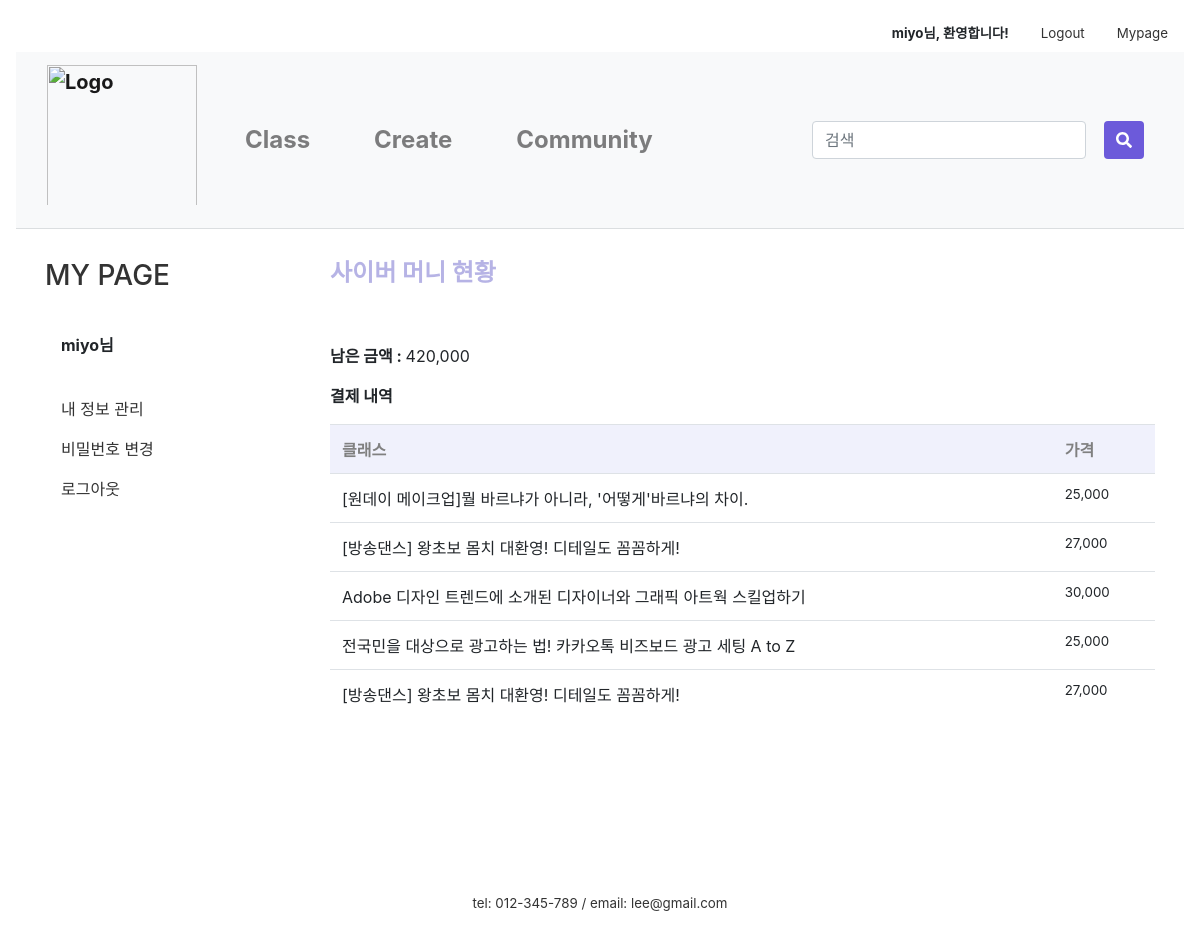
The page /mypage/sybermoney/ (signed in) on the database its author committed.
### firstApp/models.py (models this page shows, shortened)
class Profile(models.Model):
    GENDER_CHOICES =(
        ('M','남자'),
        ('W','여자'),
    )
    user = models.OneToOneField(User, on_delete=models.CASCADE)
    sybermoney = models.IntegerField(default=500000)
    number = models.CharField(max_length=13, null=True, blank=True)
    gender = models.CharField(max_length=80, choices=GENDER_CHOICES, null=True, blank=True)
    location = models.CharField(max_length=100, blank=True)
    birth_date = models.DateField(max_length=10, null=True, blank=True)
    model_categories = models.ManyToManyField('firstApp.Category', blank = True, related_name='model_categories')

class Apply(models.Model):
    author = models.ForeignKey(settings.AUTH_USER_MODEL, on_delete=models.CASCADE, default=1)
    inClass = models.ForeignKey('firstApp.Class', on_delete=models.CASCADE, default=1, related_name='apply')
    date = models.ForeignKey('firstApp.ClassDate', on_delete=models.CASCADE, default=1, related_name='apply')
    name = models.CharField(max_length=10)
    number = models.CharField(max_length=13)
    text = RichTextUploadingField(default='')

class Class(models.Model):
    author = models.ForeignKey(settings.AUTH_USER_MODEL, on_delete=models.CASCADE, default=1)
    title = models.CharField(max_length=50)
    tutor = models.CharField(max_length=10)
    tutor_photo = ProcessedImageField(upload_to="tutor", processors=[ResizeToFill(300,300)], default='')
    tutor_insta = models.CharField(null=True, blank=True, max_length=50, default='')
    tutor_blog = models.CharField(null=True, blank=True, max_length=50, default='')
    tutor_youtube = models.CharField(null=True, blank=True, max_length=50, default='')
    category = models.ForeignKey('firstApp.Category', on_delete=models.CASCADE, default=1, related_name='category')
    area = models.ForeignKey('firstApp.Area', on_delete=models.CASCADE, default=1)
    photo = ProcessedImageField(upload_to="class", processors=[ResizeToFill(600,450)], default='')
    body = RichTextUploadingField(default='')
    tutor_body = RichTextUploadingField(default='')
    price = models.CharField(max_length=10)
    time = models.CharField(max_length=5)
    level = models.ForeignKey('firstApp.Level', on_delete=models.CASCADE, default=1, related_name='level')
    mode = models.ForeignKey('firstApp.Mode', on_delete=models.CASCADE, default=1, related_name='mode')
    in_min = models.PositiveIntegerField(null=True, blank=True, default='1')
    in_max = models.PositiveIntegerField(null=True, blank=True, default='1')
    like_user = models.ManyToManyField(settings.AUTH_USER_MODEL, blank=True, related_name='like_class')
    like_count = models.PositiveIntegerField(default=0)
    on_sale = models.BooleanField(null=True, default=False)
    sale_price = models.CharField(null=True, blank=True, max_length=10)
    on_permission = models.BooleanField(null=True, default=False)
    class Meta:
        permissions = [
            ('can_permit', 'Can permit')
        ]

### firstApp/views.py (the view)
# urls.py: path('mypage/sybermoney/', views.sybermoney, name='sybermoney'),
@login_required(login_url='/login/')
def sybermoney(request):
    applys = Apply.objects.filter(author=request.user)
    profiles = Profile.objects.filter(user=request.user)
    return render(request, 'firstApp/sybermoney.html', {'applys':applys, 'profiles':profiles})

### firstApp/templates/firstApp/sybermoney.html
{% extends 'firstApp/base.html' %}
{% load static %}
{% load humanize %}
{% block content %}
{% if user.is_active %}
<link rel="stylesheet" href="{% static 'css/community.css' %}">
    <div class="container">
      <div class="row">
        <div class="col-sm-3">
          <div class="left-sidebar">
            <ul>
              <li>
								<a class= "nounderline" href="{% url 'mypage' %}"><h3>MY PAGE</h3></a>
							</li><br>
							<li data-toggle="tab">
								<a class="nav-link"><strong>{{user.username}}님</strong></a>
                  <br>
                  <li class="nav-item">
									  <a class="nav-link" href="/mypage/member_info_management">내 정보 관리</a>
									</li>
									<li class="nav-item">
										<a class="nav-link" href="/change_pw">비밀번호 변경</a>
									</li>
									<li class="nav-item">
									  <a class="nav-link" href="/logout">로그아웃</a>
									</li>
							</li>
						</ul>
          </div>
        </div>
          <div class="col-sm-9">
            <h4 style="font-weight:bold; color:#B6B3E5;">사이버 머니 현황</h4><br><br>
            <p>
              <b>남은 금액 :  </b>
              {{user.profile.sybermoney|intcomma}}
            </p>
            <p>
              <b>결제 내역</b>
            </p>
          <table class="table">
            <tr>
              <th>클래스</th>
              <th>가격</th>
            </tr>
            {% for apply in applys %}
            <tr>
              <td>
                <a class="a_underline">{{apply.inClass.title}}</a>
              </td>
              <td class="lighter">{{apply.inClass.sale_price|intcomma}}</td>
            </tr>
            {% endfor %}
          </table>
          </div>
      </div>
    </div>
{% else %}
<script type="text/javascript">
    alert('잘못된 접근입니다. \n로그인을 해주세요.')
    window.location.href = '/login';
  </script>
{% endif %}
{% endblock content %}

### firstApp/templates/firstApp/base.html (shortened to what this page needs)
{% load static %}
<link rel="stylesheet" href="https://stackpath.bootstrapcdn.com/bootstrap/4.4.1/css/bootstrap.min.css"
>
<link rel="stylesheet" href="{% static 'css/base.css' %}">
<link rel="stylesheet" href="{% static 'css/navbar_custom.css' %}">
<div class="nav inner">
  <div class="container-fluid" style="width:1500px; padding: 0px;">
    <nav class="nav nav-masthead justify-content-end">
      {% if user.is_active %}
      <a class="nav-link"><strong>{{user.username}}님, 환영합니다!</strong></a>
      <a class="nav-link" href="/logout">Logout</a>
      <a class="nav-link" href="/mypage">Mypage</a>
      {% else %}
      <a class="nav-link" href="/login">Login</a>
      <a class="nav-link" href="/signup">Join</a>
      {% endif %}
    </nav>
  </div>
</div>
<nav class="navbar navbar-expand-lg navbar-light bg-light navbar-custom">
  <div class="container-fluid" style="width:1500px;">
    <a class="navbar-brand logo" href="/"><img src="{% static 'image\logo_1.png' %}" alt="Logo" style="max-width: 30vw; width:150px; padding-bottom:10px;"></a>
  <div class="collapse navbar-collapse" id="navbarSupportedContent">
    <ul class="navbar-nav mr-auto">
      <li class="nav-item nav-item-custom">
        <a class="nav-link" href="/class_search">Class</a>
      </li>
      <li class="nav-item nav-item-custom">
        <a class="nav-link" href="/intro_createclass">Create</a>
      </li>
      <li class="nav-item nav-item-custom">
        <a class="nav-link" href="/community">Community</a>
      </li>
    </ul>
  <div class="nav-item nav-item-custom">
    <div class="row">
      <form class="form-inline my-2 my-lg-0" action="{% url 'searchResult' %}" method="get">
      <div class="col-xs-8" style="max-width:50vw;">
        <input class="form-control mr-sm-2" type="search" placeholder="검색" aria-label="Search" name="qq" value="{{ qq }}">
      </div>
       <div class="col-xs-2" style="margin-left:10px;">
          <button class="btn btn-primary my-2 my-sm-0" type="submit" style="height:38px">
        <i class="fas fa-search"></i>
            </button>
       </div>
      </form>
    </div>
      </div>
  </div>
  </div>
</nav>
<main role="main">
  {% block content %}
  {% endblock content%}
</main>
<footer class="mastfoot mt-auto text-center">
  <div class="inner" style="margin-top:10rem;">
    <p style="margin:0">tel: 012-345-789 /
      email: lee@gmail.com</p>
  </div>
</footer>

### firstApp/static/css/base.css (style rules this page uses)
img { max-width:100%; }
.mastfoot { color: #333; }
.inner { font-size:10pt; }
.btn-primary, .btn-primary:active, .btn-primary:visited { background-color:#6C5ADA !important; border:none !important; color:white !important; }
.nounderline { text-decoration: none !important; }
.a_underline { color:black; }

### firstApp/static/css/navbar_custom.css (style rules this page uses)
a { color:#333; }
.navbar { margin-bottom:30px; border-bottom: 0.1px solid rgb(219, 222, 224); }
.navbar-custom { font-size: x-large; font-weight: bold; background-color: #fff; }
.nav-item-custom { padding-left: 1.5rem; padding-right: 1.5rem; }

### firstApp/static/css/community.css (style rules this page uses)
ul { list-style:none; padding-left:0 }
th { color:gray; background-color:#f0f1fc; }
.lighter { font-size:10pt; }

### rows shown on the page
Apply: inClass "[원데이 메이크업]뭘 바르냐가 아니라, '어떻게'바르냐의 차이.", inClass.sale_price "25,000"
Apply: inClass "[방송댄스] 왕초보 몸치 대환영! 디테일도 꼼꼼하게!", inClass.sale_price "27,000"
Apply: inClass "Adobe 디자인 트렌드에 소개된 디자이너와 그래픽 아트웍 스킬업하기", inClass.sale_price "30,000"
Apply: inClass "전국민을 대상으로 광고하는 법! 카카오톡 비즈보드 광고 세팅 A to Z", inClass.sale_price "25,000"
Apply: inClass "[방송댄스] 왕초보 몸치 대환영! 디테일도 꼼꼼하게!", inClass.sale_price "27,000"

### other values the page prints
{{ user.username }} "miyo"
{{ user.profile.sybermoney|intcomma }} "420,000"
